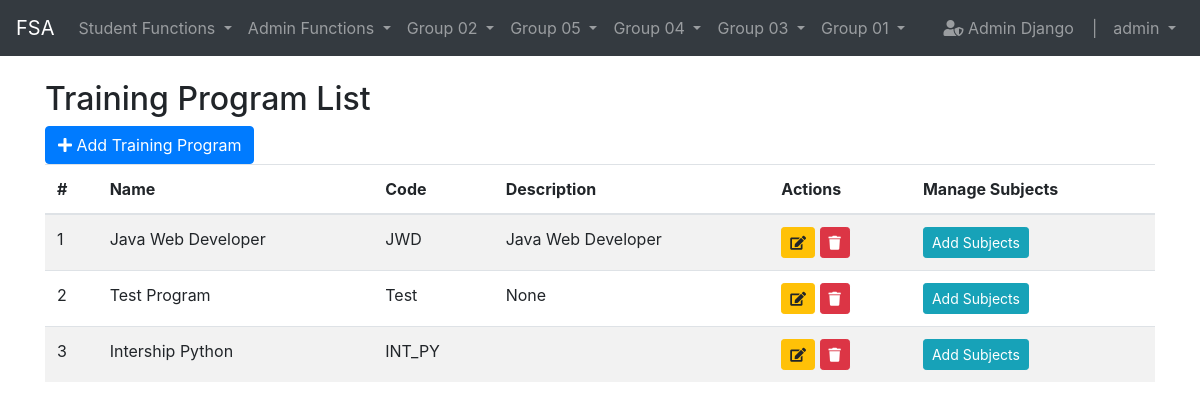
/training_program/training_programs/ (signed in), run on the app's committed database.
### module_group/models.py (models this page shows, shortened)
class ModuleGroup(models.Model):
    group_name = models.CharField(max_length=255)

### user/models.py (models this page shows)
class User(AbstractUser):
    date_joined = models.DateTimeField(auto_now_add=True)
    training_programs = models.ManyToManyField(TrainingProgram)
    modules = models.ManyToManyField(Module, related_name='assigned_users', blank=True)
    groups = models.ManyToManyField(
        Group,
        blank=True,
        help_text='The groups this user belongs to.',
        verbose_name='groups',
        related_name='custom_user_groups',
    )
    user_permissions = models.ManyToManyField(
        Permission,
        blank=True,
        help_text='Specific permissions for this user.',
        verbose_name='user permissions',
        related_name='custom_user_permissions',
    )

### training_program/models.py (models this page shows, shortened)
class TrainingProgram(models.Model):
    program_name = models.CharField(max_length=255, unique=True)
    program_code = models.CharField(max_length=50, unique=True)
    description = models.TextField(blank=True, null=True)
    subjects = models.ManyToManyField(Subject, related_name='programs', blank=True)

### training_program/views.py (the view)
# urls.py: path('training_programs/', views.training_program_list, name='training_program_list'),
def training_program_list(request):
    module_groups = ModuleGroup.objects.all()
    programs = TrainingProgram.objects.all()
    return render(request, 'training_program_list.html', {
        'programs': programs,
        'module_groups': module_groups,
    })

### training_program/templates/training_program_list.html (shortened to what this page needs)
{% extends 'base.html' %}
{% block content %}
<div class="container mt-4">
    <h2>Training Program List</h2>
    <a href="{% url 'training_program:training_program_add' %}" class="btn btn-primary"> <i class="fas fa-plus"></i> Add Training Program</a>
    <table class="table table-striped">
        <thead>
            <tr>
                <th>#</th>
                <th>Name</th>
                <th>Code</th>
                <th>Description</th>
                <th>Actions</th>
                <th>Manage Subjects</th>
            </tr>
        </thead>
        <tbody>
            {% for program in programs %}
            <tr>
                <td>{{ forloop.counter }}</td>
                <td>{{ program.program_name }}</td>
                <td>{{ program.program_code }}</td>
                <td>{{ program.description }}</td>
                <td>
                    <a href="{% url 'training_program:training_program_edit' program.pk %}" class="btn btn-warning btn-sm" title="Edit Training Program"><i class="fas fa-edit"></i></a>
                    <a href="{% url 'training_program:training_program_delete' program.pk %}" class="btn btn-danger btn-sm" title="Delete Training Program"><i class="fas fa-trash"></i> </a>
                </td>
                <td>
                    <a href="{% url 'training_program:training_program_manage_subjects' program.pk %}" class="btn btn-info btn-sm" title="Add subject to a training program ">Add Subjects</a>
                </td>
            </tr>
            {% endfor %}
        </tbody>
    </table>
</div>
{% endblock %}

### main/templates/base.html (shortened to what this page needs)
<!DOCTYPE html>
<html lang="en">
<head>
    <link rel="stylesheet" href="https://maxcdn.bootstrapcdn.com/bootstrap/4.5.2/css/bootstrap.min.css">
    <link rel="stylesheet" href="https://cdnjs.cloudflare.com/ajax/libs/font-awesome/5.15.4/css/all.min.css">
</head>
<body>
    <nav class="navbar navbar-expand-lg navbar-dark bg-dark">
        <a class="navbar-brand" href="{% url 'main:home' %}">FSA</a>
        <div class="collapse navbar-collapse">
            <ul class="navbar-nav mr-auto">
                {% if user.is_authenticated and user.is_superuser %}
                {% for group in module_groups %}
                    <li class="nav-item dropdown">
                        <a class="nav-link dropdown-toggle" href="#" id="{{ group.id }}" role="button" data-toggle="dropdown" aria-haspopup="true" aria-expanded="false">
                            {{ group.group_name }}
                        </a>
                    </li>
                {% endfor %}
            </ul>
                {% endif %}
                {% if request.user.is_authenticated %}
            <ul class="navbar-nav ml-auto">
                <li class="nav-item">
                    <a class="nav-link" href="{% url 'admin:index' %}" target="_blank">
                        <i class="fas fa-user-shield"></i> Admin Django &nbsp;&nbsp;&nbsp;|
                    </a>
                </li>
                <li class="nav-item dropdown">
                    <a class="nav-link dropdown-toggle" href="#" id="navbarDropdown" role="button" data-toggle="dropdown" aria-haspopup="true" aria-expanded="false">
                        {{ request.user.get_full_name|default:request.user.username }}
                    </a>
                </li>
                {% else %}
                <li class="nav-item"><a class="nav-link" href="{% url 'main:register_email' %}">Register</a></li>
                <li class="nav-item"><a class="nav-link" href="{% url 'main:login' %}">Login</a></li>
                {% endif %}
            </ul>
        </div>
    </nav>
    <div class="container-fluid mt-4">
        {% block content %}{% endblock %}
    </div>
</body>
</html>

### data on the page
ModuleGroup: group_name "Student Functions"
ModuleGroup: group_name "Admin Functions"
ModuleGroup: group_name "Group 02"
ModuleGroup: group_name "Group 05"
ModuleGroup: group_name "Group 04"
ModuleGroup: group_name "Group 03"
ModuleGroup: group_name "Group 01"
User: user.get_full_name "admin"
TrainingProgram: program_name "Java Web Developer", program_code "JWD", description "Java Web Developer"
TrainingProgram: program_name "Test Program", program_code "Test", description "None"
TrainingProgram: program_name "Intership Python", program_code "INT_PY"
